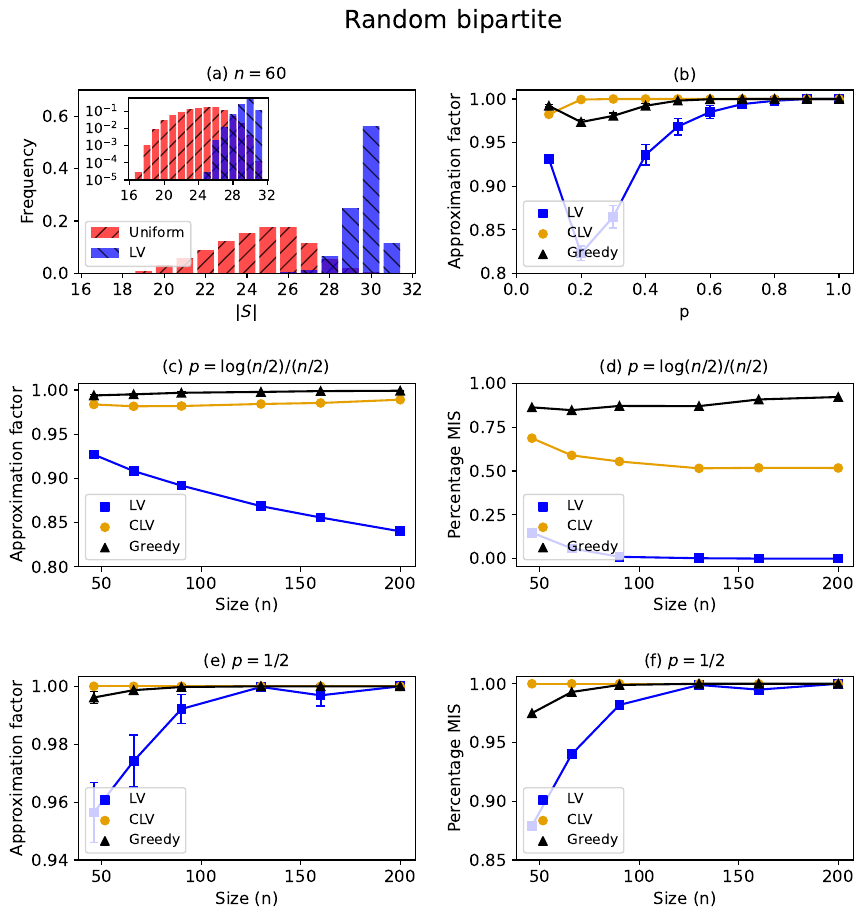

Write the Python code that produced this figure.
import numpy as np
import matplotlib.pyplot as plt
import matplotlib.ticker as ticker
import os
import pandas as pd
import sys

cud_palette = [
    '#0101fd',  # Blue
    '#E69F00',  # Orange
    '#000000',  # Black
    '#ff0101',   # Red
    '#0072B2',  # Blue
    '#D55E00',  # Vermilion
    '#CC79A7',  # Reddish Purple
    '#F95C99',  # Reddish Pink
    '#999999',  # Gray
    '#CC61B0',  # Pink
    '#F95C99',  # Reddish Pink
]

fig, ((ax1, ax2), (ax3, ax4), (ax5, ax6)) = plt.subplots(ncols=2, nrows=3, figsize=(10,10))
fig.subplots_adjust(wspace=0.3, hspace=0.6)
plt.suptitle("Random bipartite", fontsize=18, y=0.96)

# -------------------------------------------------------------------------------------------------------------------------------------------------

# Probability_Performance_size60
df = pd.read_pickle(os.path.join(sys.path[0], f"data/Probability_Performance_size60/data.pkl"))

ax2.errorbar(df['p_connection'], df['LV_app'], yerr=(df['LV_app'] - df['LV_app_CI_lower'], df['LV_app_CI_upper'] - df['LV_app']), marker='s', color=cud_palette[0], capsize=3)
ax2.scatter([], [], label='LV', marker='s', color=cud_palette[0])

ax2.errorbar(df['p_connection'], df['continuation_app'], yerr=(df['continuation_app'] - df['continuation_app_CI_lower'], df['continuation_app_CI_upper'] - df['continuation_app']), marker='o', color=cud_palette[1], capsize=3)
ax2.scatter([], [], label='CLV', marker='o', color=cud_palette[1])

ax2.errorbar(df['p_connection'], df['greedy_app'], yerr=(df['greedy_app'] - df['greedy_app_CI_lower'], df['greedy_app_CI_upper'] - df['greedy_app']), marker='^', color=cud_palette[2], capsize=3)
ax2.scatter([], [], label='Greedy', marker='^', color=cud_palette[2])

ax2.legend()
ax2.set_xlabel('p')
ax2.set_ylabel('Approximation factor')
ax2.set_xticks([0, 0.2, 0.4, 0.6, 0.8, 1.0], ['0.0', '0.2', '0.4', '0.6', '0.8', '1.0'])
ax2.set_yticks([0.8, 0.85, 0.90, 0.95, 1.0], ['0.8', '0.85', '0.90', '0.95', '1.00'])

# -------------------------------------------------------------------------------------------------------------------------------------------------

# Size_Performance_p02
df = pd.read_pickle(os.path.join(sys.path[0], f"data/Size_Performance_sparse/data.pkl"))

ax3.errorbar(df['size'], df['LV_app'], yerr=(df['LV_app'] - df['LV_app_CI_lower'], df['LV_app_CI_upper'] - df['LV_app']), marker='s', color=cud_palette[0], capsize=3)
ax3.scatter([], [], label='LV', marker='s', color=cud_palette[0])

ax3.errorbar(df['size'], df['continuation_app'], yerr=(df['continuation_app'] - df['continuation_app_CI_lower'], df['continuation_app_CI_upper'] - df['continuation_app']), marker='o', color=cud_palette[1], capsize=3)
ax3.scatter([], [], label='CLV', marker='o', color=cud_palette[1])

ax3.errorbar(df['size'], df['greedy_app'], yerr=(df['greedy_app'] - df['greedy_app_CI_lower'], df['greedy_app_CI_upper'] - df['greedy_app']), marker='^', color=cud_palette[2], capsize=3)
ax3.scatter([], [], label='Greedy', marker='^', color=cud_palette[2])

ax3.legend()
ax3.set_xlabel('Size (n)')
ax3.set_ylabel('Approximation factor')
ax3.set_xticks([50, 100, 150, 200], ['50', '100', '150', '200'])
ax3.set_yticks([0.80, 0.85, 0.90, 0.95, 1.0], ['0.80', '0.85', '0.90', '0.95', '1.00'])

# -------------------------------------------------------------------------------------------------------------------------------------------------

# Size_Performance_p0.5
df = pd.read_pickle(os.path.join(sys.path[0], f"data/Size_Performance_p05/data.pkl"))

ax5.errorbar(df['size'], df['LV_app'], yerr=(df['LV_app'] - df['LV_app_CI_lower'], df['LV_app_CI_upper'] - df['LV_app']), marker='s', color=cud_palette[0], capsize=3)
ax5.scatter([], [], label='LV', marker='s', color=cud_palette[0])

ax5.errorbar(df['size'], df['continuation_app'], yerr=(df['continuation_app'] - df['continuation_app_CI_lower'], df['continuation_app_CI_upper'] - df['continuation_app']), marker='o', color=cud_palette[1], capsize=3)
ax5.scatter([], [], label='CLV', marker='o', color=cud_palette[1])

ax5.errorbar(df['size'], df['greedy_app'], yerr=(df['greedy_app'] - df['greedy_app_CI_lower'], df['greedy_app_CI_upper'] - df['greedy_app']), marker='^', color=cud_palette[2], capsize=3)
ax5.scatter([], [], label='Greedy', marker='^', color=cud_palette[2])

ax5.legend()
ax5.set_xlabel('Size (n)')
ax5.set_ylabel('Approximation factor')
ax5.set_xticks([50, 100, 150, 200], ['50', '100', '150', '200'])
ax5.set_yticks([0.94, 0.96, 0.98, 1.0], ['0.94', '0.96', '0.98', '1.00'])

# -------------------------------------------------------------------------------------------------------------------------------------------------

# Output_Counts_Histogram_size60_p05
df = pd.read_pickle(os.path.join(sys.path[0], f"data/Output_Counts_Histogram_size60_p01/data.pkl"))

uniform = np.array((df['count_uniform'])) / sum(list(df['count_uniform']))
lv = np.array(df['count_LV']) / sum(list(df['count_LV']))

bars1 = ax1.bar(list(df['value']), uniform, label='Uniform', alpha=0.7, color=cud_palette[3], hatch='//')
bars2 = ax1.bar(list(df['value']), lv, label='LV', alpha=0.7, color=cud_palette[0], hatch='\\\\')

ax1.legend()
ax1.set_xlabel(r'$|S|$')
ax1.set_ylabel('Frequency')
ax1.set_xticks([16, 18, 20, 22, 24, 26, 28, 30, 32], [16, 18, 20, 22, 24, 26, 28, 30, 32])
ax1.set_yticks([0.0, 0.2, 0.4, 0.6], [0.0, 0.2, 0.4, 0.6])
ax1.set_ylim(0, 0.7)

# Manually define position and size for the inset plot
inset_x = 0.175
inset_y = 0.79
inset_width = 0.14
inset_height = 0.082

ax_inset = fig.add_axes([inset_x, inset_y, inset_width, inset_height])

ax_inset.bar(list(df['value']), uniform, label='Uniform', alpha=0.7, color=cud_palette[3], hatch='//')
ax_inset.bar(list(df['value']), lv, label='LV', alpha=0.7, color=cud_palette[0], hatch='\\\\')

ax_inset.set_yscale('log')
ax_inset.set_xticks([16, 20, 24, 28, 32], [16, 20, 24, 28, 32])
ax_inset.set_yticks([ 10**-5, 10**-4, 10**-3, 10**-2 , 10**-1 ], [ r'$10^{-5}$', r'$10^{-4}$', r'$10^{-3}$', r'$10^{-2}$', r'$10^{-1}$' ])
ax_inset.set_ylim(0, 0.6)

# -------------------------------------------------------------------------------------------------------------------------------------------------

# Size / Efficiency - p=log(n)/n
df = pd.read_pickle(os.path.join(sys.path[0], f"data/Size_Efficiency_sparse/data.pkl"))

ax4.plot(df['size'], df['LV_eff'], marker='s', color=cud_palette[0])
ax4.scatter([], [], label='LV', marker='s', color=cud_palette[0])

ax4.plot(df['size'], df['continuation_eff'], marker='o', color=cud_palette[1])
ax4.scatter([], [], label='CLV', marker='o', color=cud_palette[1])

ax4.plot(df['size'], df['greedy_eff'], marker='^', color=cud_palette[2])
ax4.scatter([], [], label='Greedy', marker='^', color=cud_palette[2])

ax4.legend()
ax4.set_xlabel('Size (n)')
ax4.set_ylabel('Percentage MIS')

ax4.set_xticks([50, 100, 150, 200], ['50', '100', '150', '200'])
ax4.set_yticks([0.00, 0.25, 0.50, 0.75, 1.0], ['0.00', '0.25', '0.50', '0.75', '1.00'])

# formatter = ticker.FormatStrFormatter('%.2f')
# ax4.yaxis.set_major_formatter(formatter)

# -------------------------------------------------------------------------------------------------------------------------------------------------

# Size_Efficiency_p05
df = pd.read_pickle(os.path.join(sys.path[0], f"data/Size_Efficiency_p05/data.pkl"))

ax6.plot(df['size'], df['LV_eff'], marker='s', color=cud_palette[0])
ax6.scatter([], [], label='LV', marker='s', color=cud_palette[0])

ax6.plot(df['size'], df['continuation_eff'], marker='o', color=cud_palette[1])
ax6.scatter([], [], label='CLV', marker='o', color=cud_palette[1])

ax6.plot(df['size'], df['greedy_eff'], marker='^', color=cud_palette[2])
ax6.scatter([], [], label='Greedy', marker='^', color=cud_palette[2])

ax6.legend()
ax6.set_xlabel('Size (n)')
ax6.set_ylabel('Percentage MIS')
ax6.set_xticks([50, 100, 150, 200], ['50', '100', '150', '200'])
ax6.set_yticks([0.85, 0.90, 0.95, 1.0], ['0.85', '0.90', '0.95', '1.00'])

# -------------------------------------------------------------------------------------------------------------------------------------------------

numbers = [ 'a', 'b' ]
for index, ax in enumerate([ ax1, ax2 ]):
    if index == 0:
        ax.text(0.5, 1.05, f'({numbers[index]}) ' + r'$n=60$', ha='center', transform=ax.transAxes, fontsize=12)     
    else:
        ax.text(0.5, 1.05, f'({numbers[index]})', ha='center', transform=ax.transAxes, fontsize=12)    
    
    ax.tick_params(axis='x', labelsize=12)
    ax.tick_params(axis='y', labelsize=12)
    ax.set_xlabel( ax.get_xlabel(), fontsize=12)
    ax.set_ylabel( ax.get_ylabel(), fontsize=12)
    ax.legend(loc='lower left')
    
numbers = [ 'c', 'd' ]
for index, ax in enumerate([ ax3, ax4 ]):
    ax.text(0.5, 1.05, f'({numbers[index]}) ' + r'$p = \log(n/2)/(n/2)$', ha='center', transform=ax.transAxes, fontsize=12)    
    ax.tick_params(axis='x', labelsize=12)
    ax.tick_params(axis='y', labelsize=12)
    ax.set_xlabel( ax.get_xlabel(), fontsize=12)
    ax.set_ylabel( ax.get_ylabel(), fontsize=12)
    ax.legend(loc='lower left')
    
numbers = [ 'e', 'f' ]
for index, ax in enumerate([ ax5, ax6 ]):
    ax.text(0.5, 1.05, f'({numbers[index]}) ' + r'$p = 1/2$', ha='center', transform=ax.transAxes, fontsize=12)    
    ax.tick_params(axis='x', labelsize=12)
    ax.tick_params(axis='y', labelsize=12)
    ax.set_xlabel( ax.get_xlabel(), fontsize=12)
    ax.set_ylabel( ax.get_ylabel(), fontsize=12)
    ax.legend(loc='lower left')

plt.savefig(os.path.join(sys.path[0], 'Figure5.pdf'), transparent=True, dpi=900, bbox_inches='tight')
plt.show()